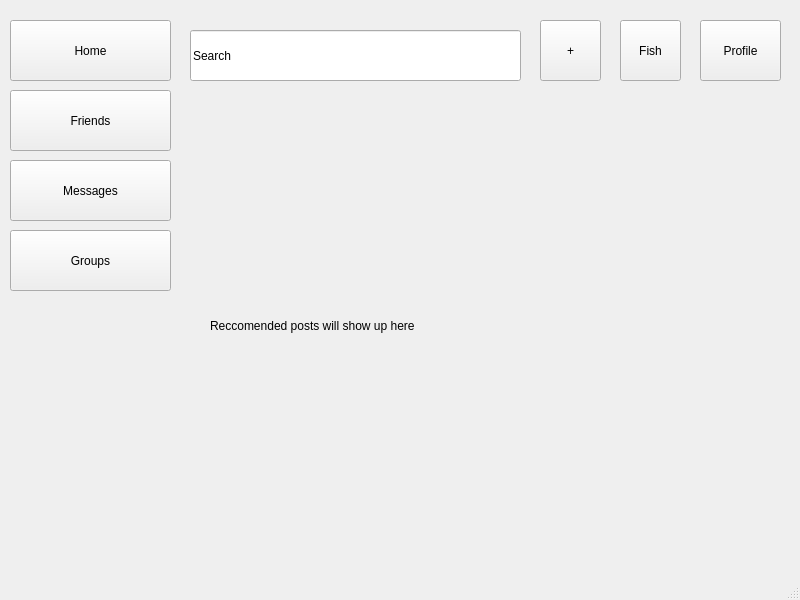
<?xml version="1.0" encoding="UTF-8"?>
<ui version="4.0">
 <class>Home</class>
 <widget class="QMainWindow" name="Home">
  <property name="geometry">
   <rect>
    <x>0</x>
    <y>0</y>
    <width>800</width>
    <height>600</height>
   </rect>
  </property>
  <property name="windowTitle">
   <string>Home</string>
  </property>
  <widget class="QWidget" name="centralwidget">
   <widget class="QPushButton" name="homeButton">
    <property name="geometry">
     <rect>
      <x>10</x>
      <y>20</y>
      <width>161</width>
      <height>61</height>
     </rect>
    </property>
    <property name="text">
     <string>Home</string>
    </property>
   </widget>
   <widget class="QPushButton" name="friendsButton">
    <property name="geometry">
     <rect>
      <x>10</x>
      <y>90</y>
      <width>161</width>
      <height>61</height>
     </rect>
    </property>
    <property name="text">
     <string>Friends</string>
    </property>
   </widget>
   <widget class="QPushButton" name="groupButton">
    <property name="geometry">
     <rect>
      <x>10</x>
      <y>230</y>
      <width>161</width>
      <height>61</height>
     </rect>
    </property>
    <property name="text">
     <string>Groups</string>
    </property>
   </widget>
   <widget class="QPushButton" name="messageButton">
    <property name="geometry">
     <rect>
      <x>10</x>
      <y>160</y>
      <width>161</width>
      <height>61</height>
     </rect>
    </property>
    <property name="text">
     <string>Messages</string>
    </property>
   </widget>
   <widget class="QLineEdit" name="searchBar">
    <property name="geometry">
     <rect>
      <x>190</x>
      <y>30</y>
      <width>331</width>
      <height>51</height>
     </rect>
    </property>
    <property name="text">
     <string>Search</string>
    </property>
   </widget>
   <widget class="QPushButton" name="postButton">
    <property name="geometry">
     <rect>
      <x>540</x>
      <y>20</y>
      <width>61</width>
      <height>61</height>
     </rect>
    </property>
    <property name="text">
     <string>+</string>
    </property>
   </widget>
   <widget class="QPushButton" name="fishButton">
    <property name="geometry">
     <rect>
      <x>620</x>
      <y>20</y>
      <width>61</width>
      <height>61</height>
     </rect>
    </property>
    <property name="text">
     <string>Fish</string>
    </property>
   </widget>
   <widget class="QPushButton" name="profileButton">
    <property name="geometry">
     <rect>
      <x>700</x>
      <y>20</y>
      <width>81</width>
      <height>61</height>
     </rect>
    </property>
    <property name="text">
     <string>Profile</string>
    </property>
   </widget>
   <widget class="QLabel" name="label">
    <property name="geometry">
     <rect>
      <x>210</x>
      <y>110</y>
      <width>551</width>
      <height>431</height>
     </rect>
    </property>
    <property name="text">
     <string>Reccomended posts will show up here</string>
    </property>
   </widget>
  </widget>
  <widget class="QStatusBar" name="statusbar"/>
 </widget>
 <resources/>
 <connections/>
</ui>
